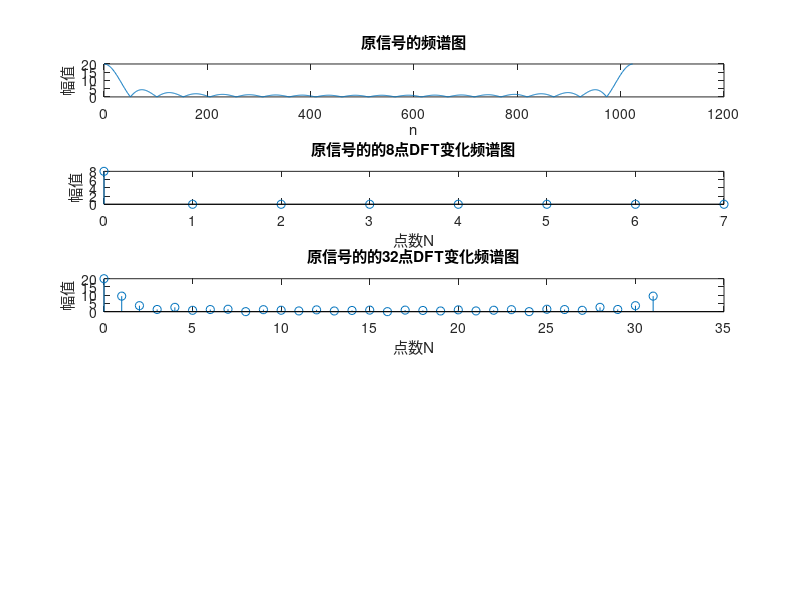
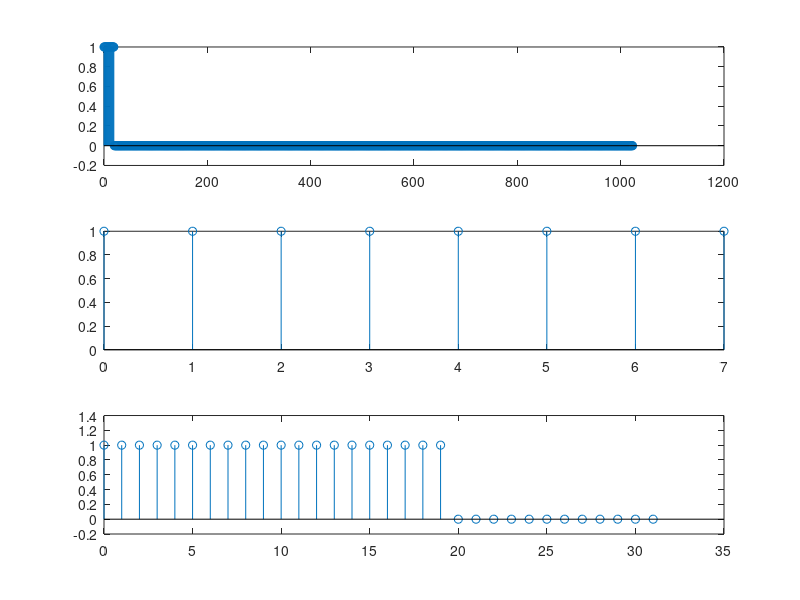

MATLAB code for these plots, in order:
xn=[1,1,1,1,1,1,1,1,1,1,...
    1,1,1,1,1,1,1,1,1,1];
X= fft(xn,1024);
X8=fft(xn,8);
X32=fft(xn,32);
figure(19);
subplot(511);
plot(0:length(X)-1,abs(X));
xlabel("n")
ylabel("幅值");
title("原信号的频谱图")
subplot(512);
stem(0:length(X8)-1,abs(X8));
xlabel("点数N")
ylabel("幅值");
title("原信号的的8点DFT变化频谱图")
subplot(513);
stem(0:length(X32)-1,abs(X32));
xlabel("点数N")
ylabel("幅值");
title("原信号的的32点DFT变化频谱图")

%第二题
xn_restore = ifft(X);
x8_restore = ifft(X8);
x32_restore = ifft(X32);
figure(20);
subplot(311);
stem(0:length(xn_restore)-1,xn_restore);
subplot(312);
stem(0:length(x8_restore)-1,x8_restore);
subplot(313);
stem(0:length(x32_restore)-1,x32_restore);
